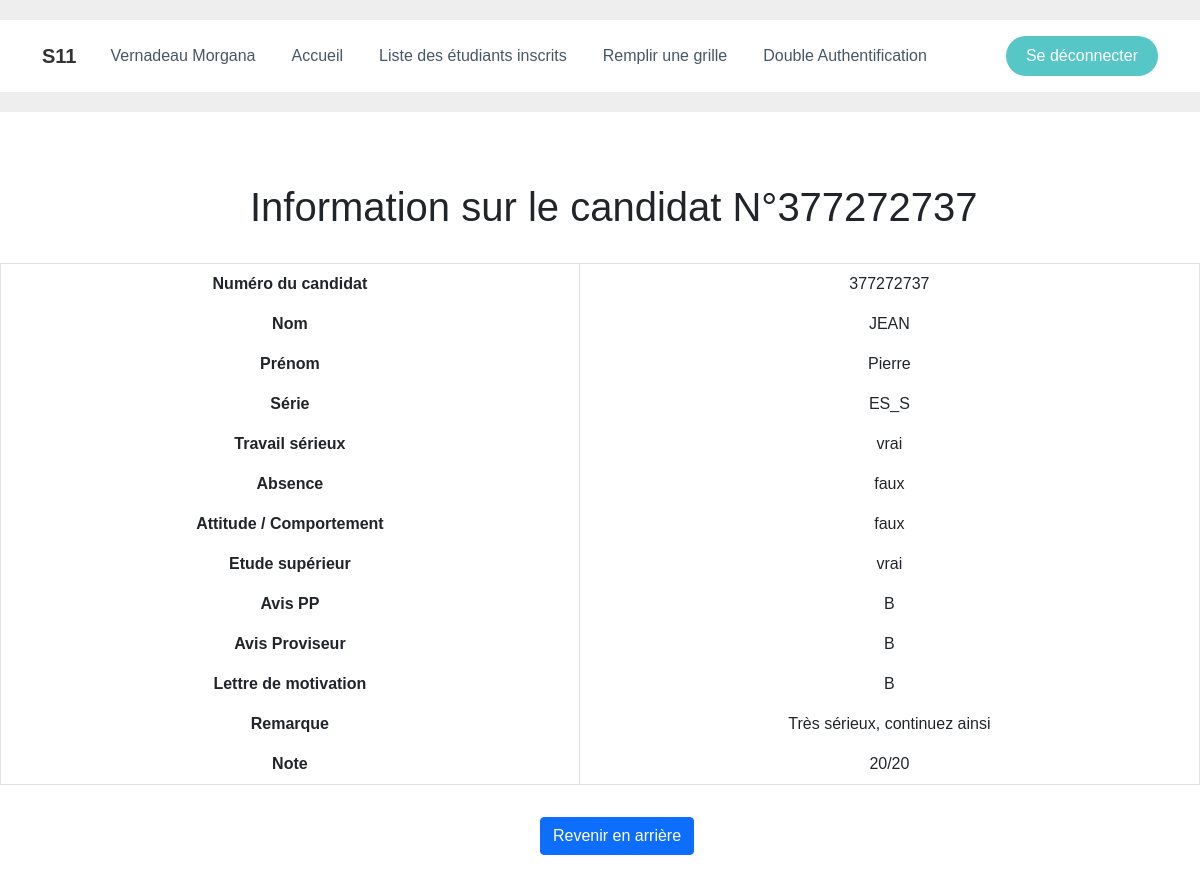
The app's page /showGrid.php?id=1 (signed in) with its own data.
### tables this page shows
CREATE TABLE `grid` (
  `id` int(11) NOT NULL,
  `candidat_number` int(255) NOT NULL,
  `lastname` varchar(50) NOT NULL,
  `firstname` varchar(50) NOT NULL,
  `serie` varchar(50) NOT NULL,
  `serious` varchar(50) NOT NULL,
  `absence` varchar(50) NOT NULL,
  `behavior` varchar(50) NOT NULL,
  `higher_education` varchar(50) NOT NULL,
  `avis_pp` varchar(50) NOT NULL,
  `avis_principal` varchar(50) NOT NULL,
  `motivation_letter` varchar(50) NOT NULL,
  `notice` text NOT NULL,
  `note` int(11) NOT NULL
);

### showGrid.php (the view, shortened to what this page needs)
<!DOCTYPE html>
<html lang="fr">
<head>
    <link rel="stylesheet" href="assets/bootstrap/css/bootstrap.min.css">
    <link rel="stylesheet" href="assets/fonts/font-awesome.min.css">
    <link rel="stylesheet" href="assets/css/Hover-cards.css">
    <link rel="stylesheet" href="assets/css/Modal-Login-form.css">
    <link rel="stylesheet" href="assets/css/Pretty-Registration-Form.css">
    <link rel="stylesheet" href="assets/css/reveal-nav-on-scroll.css">
    <link rel="stylesheet" href="assets/css/styles.css">
    <link rel="stylesheet" href="assets/css/Table-With-Search-1.css">
    <link rel="stylesheet" href="assets/css/Table-With-Search.css">
</head>
<body>
    <?php require('header.php'); ?>
    <div class="col-md-12 search-table-col" style="margin-top: 183px;margin-right: 0px;">
    <?php
                 if (isset($_GET['id']))
                 {
                     require('config/connectBDD.php');
                     $id = $_GET['id'];
                     $req = "SELECT * FROM grid WHERE id='$id'";
                     $res = $conn->query($req);
                     if ($res->rowCount() > 0) {
                         if($row = $res->fetch(PDO::FETCH_ASSOC)) {
                            echo'<h1 style="margin-left: 250px;">Information sur le candidat N°'  . $row['candidat_number'].'</h1> <br>';
                            echo'<div class="table-responsive table table-hover table-bordered results">';
                                echo' <table class="table table-hover table-bordered">';
                                echo'<tbody align="center">';
                                    echo '<th>Numéro du candidat</th><td>' , $row['candidat_number'], '</td>';
                                    echo '<tr>';
                                    echo '<th>Nom</th><td>' , $row['lastname'], '</td>';
                                    echo '</tr>';
                                    echo '<tr>';
                                    echo '<th>Prénom</th><td>' , $row['firstname'], '</td>';
                                    echo '</tr>';
                                    echo '<tr>';
                                    echo '<th>Série</th><td>' , $row['serie'], '</td>';
                                    echo '</tr>';
                                    echo '<tr>';
                                    echo '<th>Travail sérieux</th><td>' , $row['serious'], '</td>';
                                    echo '</tr>';
                                    echo '<tr>';
                                    echo '<th>Absence</th><td>' , $row['absence'], '</td>';
                                    echo '</tr>';
                                    echo ' <tr>';
                                    echo '<th>Attitude / Comportement</th><td>' , $row['behavior'], '</td>';
                                    echo '</tr>';
                                    echo '<tr>';
                                    echo '<th>Etude supérieur</th><td>' , $row['higher_education'], '</td>';
                                    echo '</tr>';
                                    echo '<tr>';
                                    echo '<th>Avis PP</th><td>' , $row['avis_pp'], '</td>';
                                    echo '</tr>';
                                    echo '<tr>';
                                    echo '<th>Avis Proviseur</th><td>' , $row['avis_principal'], '</td>';
                                    echo '</tr>';
                                    echo '<tr>';
                                    echo '<th>Lettre de motivation</th><td>' , $row['motivation_letter'], '</td>';
                                    echo '</tr>';
                                    echo '<tr>';
                                    echo '<th>Remarque</th><td>' , $row['notice'], '</td>';
                                    echo '</tr>';
                                    echo '<tr>';
                                    echo '<th>Note</th><td>' , $row['note'], '/20</td>';
                                    echo '</tr>';
                         }
                        }
                    }
                    ?>
                    </tbody>
            </table>
        </div>
        <a type="button" href="listGrid.php?req=1" style="margin-left:45%" class="btn btn-primary">Revenir en arrière</a>
    </div>
</body>
</html>

### header.php (shortened to what this page needs)
<header>
    <nav class="navbar navbar-light navbar-expand-md navigation-clean-search">
        <div class="container"><a class="navbar-brand" href="#">S11</a>
            <div class="collapse navbar-collapse" id="navcol-1">
                <ul class="navbar-nav">
                    <?php if(isset($_SESSION['logged']) && $_SESSION['logged'] == true) {
                       echo '<li class="nav-item"><a class="nav-link" href="#">'. $_SESSION['lastname']  ."  ".  $_SESSION['firstname'] .  '</a></li>';
                    } ?>
                    <?php if(isset($_SESSION['role']) && $_SESSION['role'] === 'administrator') {
                       echo "<li class=\"nav-item\"><a class=\"nav-link\" href=\"admin.php\">Accueil</a></li>";
                    }
                    else if(isset($_SESSION['role']) && $_SESSION['role'] === 'teacher') {
                        echo "<li class=\"nav-item\"><a class=\"nav-link\" href=\"teacher.php\">Accueil</a></li>";
                     }
                       ?>
                    <?php if(isset($_SESSION['role']) && $_SESSION['role'] === 'administrator') {
                        echo "<li class=\"nav-item\"><a class=\"nav-link\" href=\"listAccounts.php\">Liste des comptes</a></li>";
                        }
                        else if(isset($_SESSION['role']) && $_SESSION['role'] === 'teacher') {
                            echo '<li class="nav-item"><a class="nav-link" href="listGrid.php?req=1" ">Liste des étudiants inscrits</a></li>';
                            }
                        else if(isset($_SESSION['role']) && $_SESSION['role'] === 'secretary') {
                            echo '<li class="nav-item"><a class="nav-link" href="ListGrid.php?req=1">Liste des étudiants inscrits</a></li>';
                            } ?>
                    <?php if(isset($_SESSION['role']) && $_SESSION['role'] === 'administrator') {
                        echo "<li class=\"nav-item\"><a class=\"nav-link\" href=\"createAccount.php\">Création d'un compte</a></li>";
                        }
                        else if(isset($_SESSION['role']) && $_SESSION['role'] === 'teacher') {
                            echo "<li class=\"nav-item\"><a class=\"nav-link\" href=\"grid.php\">Remplir une grille</a></li>";
                            } ?>
                    <?php if(isset($_SESSION['logged']) && $_SESSION['logged'] == true) {
                       echo '<li class="nav-item"><a class="nav-link" href="activate_doubleauth.php">Double Authentification</a></li>';
                    } ?>
                </ul>
                <?php if(isset($_SESSION['logged']) && $_SESSION['logged'] == true) {
                 echo "<a class=\"btn btn-light action-button\" role=\"button\" href=\"logout.php\">Se déconnecter</a>";
                 } ?>
            </div>
        </div>
    </nav>
</header>

### assets/css/Hover-cards.css (style rules this page uses)
* { transition: all 0.3s ease-out; }
html, body { height: 100%; font-family: "Nunito", sans-serif; font-size: 16px; }
.container { width: 100%; height: 100%; display: flex; flex-wrap: wrap; align-items: center; justify-content: center; }

### assets/css/Modal-Login-form.css (style rules this page uses)
body { font-family: 'Varela Round', sans-serif; }

### assets/css/reveal-nav-on-scroll.css (style rules this page uses)
header { position: fixed; top: 0; left: 0; width: 100%; padding: 20px 0; text-align: center; background: #eee; z-index: 9999; transition: all 300ms ease-in-out; }
.navigation-clean-search { background: #fff; padding-top: .75rem; padding-bottom: .75rem; color: #333; border-radius: 0; box-shadow: none; border: none; margin-bottom: 0; }
@media (min-width:768px) { .navigation-clean-search { padding-top: 1rem; padding-bottom: 1rem; } }
.navigation-clean-search .navbar-brand { font-weight: bold; color: inherit; }
.navigation-clean-search .navbar-collapse, .navigation-clean-search .search-form { border-top-color: #ddd; }
.navigation-clean-search.navbar .navbar-nav .nav-link { padding-left: 18px; padding-right: 18px; }
.navigation-clean-search.navbar-light .navbar-nav .nav-link { color: #465765; }
.navigation-clean-search .action-button, .navigation-clean-button .action-button:active { background: #56c6c6; border-radius: 20px; font-size: inherit; color: #fff !important; box-shadow: none; border: none; text-shadow: none; padding: 8px 20px; transition: background-color 0.25s; }

### assets/css/Table-With-Search-1.css (style rules this page uses)
.search-table-col { margin-top: 100px; }

### assets/css/Table-With-Search.css (style rules this page uses)
.search-table-col { margin-top: 100px; }

### records on screen
grid: candidat_number "377272737", lastname "JEAN", firstname "Pierre", serie "ES_S", serious "vrai", absence "faux", behavior "faux", higher_education "vrai", avis_pp "B", avis_principal "B", motivation_letter "B", notice "Très sérieux, continuez ainsi", note "20"

### other values on screen
$_SESSION['lastname'] "Vernadeau"
$_SESSION['firstname'] "Morgana"
